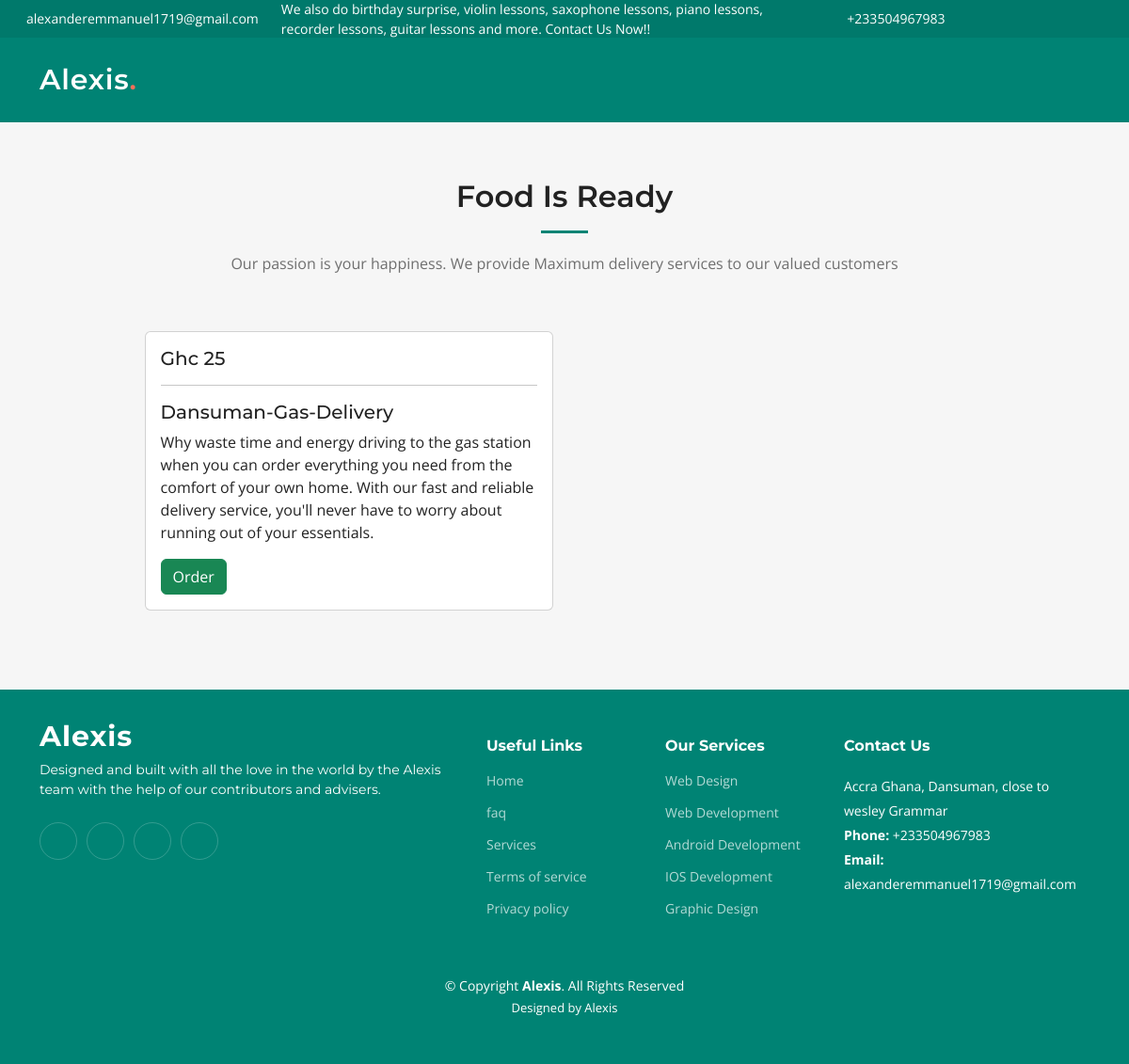
Screenshot of /service/Gas-Home-Delivery with the database file from the repository.
### home/models.py (models this page shows)
class SupportStaffDetails(models.Model):
    location = models.CharField(max_length=288)
    email = models.EmailField()
    contact = models.CharField(max_length=15)
    open_hours = models.CharField(max_length=255)
    twitter_link = models.CharField(max_length=500, null=True, blank=True)
    facebook_link = models.CharField(max_length=500, null=True, blank=True)
    instagram_link = models.CharField(max_length=500, null=True, blank=True)
    linkedin_link = models.CharField(max_length=500, null=True, blank=True)

### services/models.py (models this page shows, shortened)
class Shop(models.Model):
    name = models.CharField(max_length=70)
    price = models.CharField(max_length=70)
    slug = models.SlugField(max_length=255, unique=True)
    description = models.TextField()
    is_active = models.BooleanField(default=True, blank=True)
    image = models.ImageField(upload_to="shops/images", blank=True, null=True)
    services = models.ForeignKey(
        Services, on_delete=models.CASCADE
    )
    created_at = models.DateTimeField(auto_now_add=True, )
    updated_at = models.DateTimeField(auto_now=True)

### services/views.py (the view)
# urls.py: path('<slug:services_slug>', views.store, name="shop_by_services"),
def store(request, services_slug=None):
    staffDetails = SupportStaffDetails.objects.all()[0]
    services = None
    shops = None
    if services_slug != None:
        services = get_object_or_404(Services, slug=services_slug)
        shops = Shop.objects.filter(services=services, is_active=True)
        shop_count = shops.count()
    else:
        shops = Shop.objects.all().filter(is_active=True)
        shop_count = shops.count()
    context = {
        'shops': shops,
        'shop_count': shop_count,
        'staffDetails': staffDetails
    }
    return render(request, 'stores.html', {"context": context})

### templates/stores.html (shortened to what this page needs)
{% load static %} {% include 'base.html' %}
{% block body %}
<section id="store" class="recent-posts sections-bg">
	<div class="container" data-aos="fade-up">
	  <div class="section-header">
		<h2> Food Is Ready </h2>
		{% if context.shops %}
		<p>Our passion is your happiness. We provide Maximum delivery services to our valued customers</p>
		{% else %}
		<p>Empty shops. Shops at this location have not been registered with us!</p>
		{% endif %}
	  </div>
        <div class="bmi">
	    <div class="row">
            {% if context.shops %}
					{% for shop in context.shops %}
					<div class="col-lg-6 mb-4">
					{% if shop.is_active %}
					<div class="card">
						<div class="card-body">
							<h5 class="card-title">Ghc {{shop.price}} <br>
							<hr>
							{{shop.name}}
							</h5>
							<p class="card-text">
							{{shop.description}}
							</p>
							<a href="delivery/{{shop.services.serviceName }}/{{shop.name}}" class="btn btn-success text-white">
								Order
							</a>
						</div>
					</div>
				</div>
				{% endif%}
				{% endfor %}
		{% else %}
		<div class="col-lg-12 order-1 order-lg-2">
			<img src="{% static 'assets/img/empty_cart.png' %}" class="img-fluid rounded-5" alt="" data-aos="zoom-out" data-aos-delay="100">
		  </div>
		{% endif %}
	</div>
</div>
</div>
</section>
{% endblock %}
    {% include 'footer.html' %}

### templates/base.html (shortened to what this page needs)
{% load static %}
<!DOCTYPE html>
<html lang="en">
<head>
  <link href="{% static 'assets/vendor/bootstrap/css/bootstrap.min.css' %} " rel="stylesheet">
  <link href="{% static 'assets/vendor/bootstrap-icons/bootstrap-icons.css' %}" rel="stylesheet">
  <link href="{% static 'assets/vendor/aos/aos.css' %}" rel="stylesheet">
  <link href="{% static 'assets/vendor/glightbox/css/glightbox.min.css' %}" rel="stylesheet">
  <link href="{% static 'assets/vendor/swiper/swiper-bundle.min.css' %}" rel="stylesheet">
  <link href="{% static 'assets/css/main.css' %}" rel="stylesheet">
</head>
<body>
  <section id="topbar" class="topbar d-flex align-items-center">
    <marquee>
    <div class="container d-flex justify-content-center justify-content-md-between">
      <div class="contact-info d-flex align-items-center">
        <i class="bi bi-envelope d-flex align-items-center"><a href="mailto:{{context.staffDetails.email}}">{{context.staffDetails.email}}</a></i>
        <div class="d-flex align-items-center ms-4"><span>We also do birthday surprise, violin lessons, saxophone lessons, piano lessons, recorder lessons, guitar lessons and more. Contact Us Now!!</span></div>
        <i class="bi bi-phone d-flex align-items-center ms-4"><span>{{context.staffDetails.contact}} </span></i>
      </div>
      <div class="social-links d-none d-md-flex align-items-center">
        <a href="{{context.staffDetails.twitter_link}}" class="twitter"><i class="bi bi-twitter"></i></a>
        <a href="{{context.staffDetails.facebook_link}}" class="facebook"><i class="bi bi-facebook"></i></a>
        <a href="{{context.staffDetails.instagram_link}}" class="instagram"><i class="bi bi-instagram"></i></a>
        <a href="{{context.staffDetails.linkedin_link}}" class="linkedin"><i class="bi bi-linkedin"></i></i></a>
      </div>
    </div>
  </marquee>
  </section>
  <header id="header" class="header d-flex align-items-center">
    <div class="container-fluid container-xl d-flex align-items-center justify-content-between">
      <a href="{% url 'home' %}" class="logo d-flex align-items-center">
        <h1>Alexis<span>.</span></h1>
      </a>
      <i class="mobile-nav-toggle mobile-nav-show bi bi-list"></i>
    </div>
  </header>

### templates/footer.html (shortened to what this page needs)
{% load static %}
  <footer id="footer" class="footer">
    <div class="container">
      <div class="row gy-4">
        <div class="col-lg-5 col-md-12 footer-info">
          <a href="index.html" class="logo d-flex align-items-center">
            <span>Alexis</span>
          </a>
          <p>Designed and built with all the love in the world by the Alexis team with the help of our contributors and advisers.</p>
          <div class="social-links d-flex mt-4">
            <a href="https://www.{{context.staffDetails.twitter_link}}" target="_blank" class="twitter"><i class="bi bi-twitter"></i></a>
            <a href="https://www.{{context.staffDetails.facebook_link}}" target="_blank" class="facebook"><i class="bi bi-facebook"></i></a>
            <a href="https://www.{{context.staffDetails.instagram_link}}" target="_blank" class="instagram"><i class="bi bi-instagram"></i></a>
            <a href="https://www.{{context.staffDetails.linkedin_link}}" target="_blank" class="linkedin"><i class="bi bi-linkedin"></i></a>
          </div>
        </div>
        <div class="col-lg-2 col-6 footer-links">
          <h4>Useful Links</h4>
          <ul>
            <li><a href="#">Home</a></li>
            <li><a href="#faq">faq</a></li>
            <li><a href="#services">Services</a></li>
            <li><a href="#">Terms of service</a></li>
            <li><a href="#">Privacy policy</a></li>
          </ul>
        </div>
        <div class="col-lg-2 col-6 footer-links">
          <h4>Our Services</h4>
          <ul>
            <li><a href="{% url 'contact' %}">Web Design</a></li>
            <li><a href="{% url 'contact' %}">Web Development</a></li>
            <li><a href="{% url 'contact' %}">Android Development</a></li>
            <li><a href="{% url 'contact' %}">IOS Development</a></li>
            <li><a href="{% url 'contact' %}">Graphic Design</a></li>
          </ul>
        </div>
        <div class="col-lg-3 col-md-12 footer-contact text-center text-md-start">
          <h4>Contact Us</h4>
          <p>
            {{context.staffDetails.location}} <br>
            <strong>Phone:</strong> {{context.staffDetails.contact}}<br>
            <strong>Email:</strong> {{context.staffDetails.email}}<br>
          </p>
        </div>
      </div>
    </div>
    <div class="container mt-4">
      <div class="copyright">
        &copy; Copyright <strong><span>Alexis</span></strong>. All Rights Reserved
      </div>
      <div class="credits">
        Designed by <a href="#">Alexis</a>
      </div>
    </div>
  </footer>
</body>
</html>

### static/assets/css/main.css (style rules this page uses)
:root { --font-default: "Open Sans", system-ui, -apple-system, "Segoe UI", Roboto, "Helvetica Neue", Arial, "Noto Sans", "Liberation Sans", sans-serif, "Apple Color Emoji", "Segoe UI Emoji", "Segoe UI Symbol", "Noto Color Emoji"; --font-primary: "Montserrat", sans-serif; --font-secondary: "Poppins", sans-serif; }
:root { --color-default: #222222; --color-primary: #008374; --color-secondary: #f85a40; }
:root { scroll-behavior: smooth; }
body { font-family: var(--font-default); color: var(--color-default); }
a { color: var(--color-primary); text-decoration: none; }
h1, h2, h3, h4, h5, h6 { font-family: var(--font-primary); }
section { padding: 60px 0; overflow: hidden; }
.sections-bg { background-color: #f6f6f6; }
.section-header { text-align: center; padding-bottom: 60px; }
.section-header h2 { font-size: 32px; font-weight: 600; margin-bottom: 20px; padding-bottom: 20px; position: relative; }
.section-header h2:after { content: ""; position: absolute; display: block; width: 50px; height: 3px; background: var(--color-primary); left: 0; right: 0; bottom: 0; margin: auto; }
.section-header p { margin-bottom: 0; color: #6f6f6f; }
.topbar { background: #00796b; height: 40px; font-size: 14px; transition: all 0.5s; color: #fff; padding: 0; }
.topbar .contact-info i { font-style: normal; color: #fff; line-height: 0; }
.topbar .contact-info i a, .topbar .contact-info i span { padding-left: 5px; color: #fff; }
.topbar .contact-info i a { line-height: 0; transition: 0.3s; }
.topbar .social-links a { color: rgba(255, 255, 255, 0.7); line-height: 0; transition: 0.3s; margin-left: 20px; }
.header { transition: all 0.5s; z-index: 997; height: 90px; background-color: var(--color-primary); }
.header .logo h1 { font-size: 30px; margin: 0; font-weight: 600; letter-spacing: 0.8px; color: #fff; font-family: var(--font-primary); }
.header .logo h1 span { color: #f96f59; }
section { scroll-margin-top: 70px; }
@media (max-width: 1279px) { .mobile-nav-show { color: rgba(255, 255, 255, 0.6); font-size: 28px; cursor: pointer; line-height: 0; transition: 0.5s; z-index: 9999; margin-right: 10px; } }
.footer { font-size: 14px; background-color: var(--color-primary); padding: 50px 0; color: white; }
.footer .footer-info .logo { line-height: 0; margin-bottom: 25px; }
.footer .footer-info .logo span { font-size: 30px; font-weight: 700; letter-spacing: 1px; color: #fff; font-family: var(--font-primary); }
.footer .footer-info p { font-size: 14px; font-family: var(--font-primary); }
.footer .social-links a { display: flex; align-items: center; justify-content: center; width: 40px; height: 40px; border-radius: 50%; border: 1px solid rgba(255, 255, 255, 0.2); font-size: 16px; color: rgba(255, 255, 255, 0.7); margin-right: 10px; transition: 0.3s; }
.footer h4 { font-size: 16px; font-weight: bold; position: relative; padding-bottom: 12px; }
.footer .footer-links { margin-bottom: 30px; }
.footer .footer-links ul { list-style: none; padding: 0; margin: 0; }
.footer .footer-links ul li { padding: 10px 0; display: flex; align-items: center; }
.footer .footer-links ul li:first-child { padding-top: 0; }
.footer .footer-links ul a { color: rgba(255, 255, 255, 0.7); transition: 0.3s; display: inline-block; line-height: 1; }
.footer .footer-contact p { line-height: 26px; }
.footer .copyright { text-align: center; }
.footer .credits { padding-top: 4px; text-align: center; font-size: 13px; }
.footer .credits a { color: #fff; }

### templates/stores.html (style rules this page uses)
.bmi { margin-left: 10%; margin-right: 10%; width: auto; }

### rows the page displays
SupportStaffDetails: staffDetails.email "alexanderemmanuel1719@gmail.com", staffDetails.contact "+233504967983", staffDetails.location "Accra Ghana, Dansuman, close to wesley Grammar"
Shop: price "25", name "Dansuman-Gas-Delivery", description "Why waste time and energy driving to the gas station when you can order everything you need from the comfort of your own home. With our fast and reliable delivery service, you'll never have to worry about running out of your essentials."
